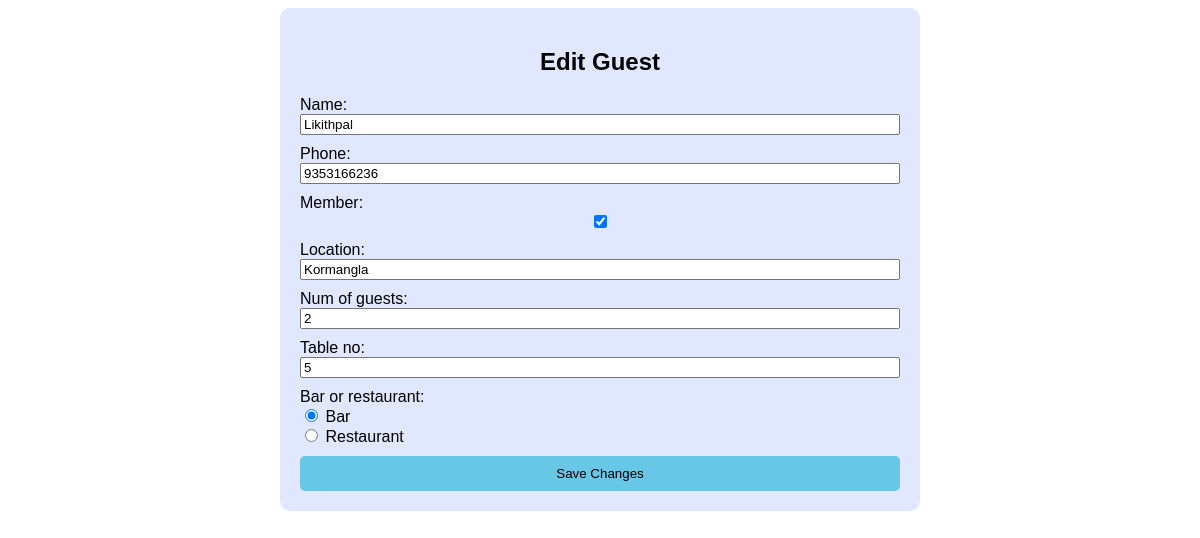
Screenshot of /edit_guest/19/ with the database file from the repository.
### crm/models.py (models this page shows, shortened)
class Guest(models.Model):
    name = models.CharField(max_length=100)
    phone = models.CharField(max_length=15)
    member = models.BooleanField(default=False)
    location = models.CharField(max_length=100)
    num_of_guests = models.IntegerField()
    table_no = models.CharField(max_length=10)
    bar_or_restaurant = models.CharField(max_length=15)
    date_time = models.DateTimeField(auto_now_add=True)
    is_deleted = models.BooleanField(default=False)
    deleted_at = models.DateTimeField(null=True, blank=True)

### crm/views.py (the view)
# urls.py: path('edit_guest/<int:id>/', views.edit_guest, name='edit_guest'),
def edit_guest(request, id):
    guest = Guest.objects.get(id=id)
    if request.method == 'POST':
        form = GuestForm(request.POST, instance=guest)
        if form.is_valid():
            form.save()
            return redirect('index')
    else:
        form = GuestForm(instance=guest)
    return render(request, 'crm/edit_guest.html', {'form': form})

### crm/forms.py (shortened to what this page needs)
class GuestForm(forms.ModelForm):
    class Meta:
        model = Guest
        fields = '__all__'
        widgets = {
            'bar_or_restaurant': forms.RadioSelect(choices=[('Bar', 'Bar'), ('Restaurant', 'Restaurant')]),
        }

### crm/templates/crm/edit_guest.html (shortened to what this page needs)
<!DOCTYPE html>
<html>
<head>
</head>
<body>
    <div class="form-container">
        <div class="header">
            <h2>Edit Guest</h2>
        </div>
        <form method="post">
            <div>
                {{ form.name.label_tag }} {{ form.name }}
            </div>
            <div>
                {{ form.phone.label_tag }} {{ form.phone }}
            </div>
            <div>
                {{ form.member.label_tag }} {{ form.member }}
            </div>
            <div>
                {{ form.location.label_tag }} {{ form.location }}
            </div>
            <div>
                {{ form.num_of_guests.label_tag }} {{ form.num_of_guests }}
            </div>
            <div>
                {{ form.table_no.label_tag }} {{ form.table_no }}
            </div>
            <div>
                {{ form.bar_or_restaurant.label_tag }} {{ form.bar_or_restaurant }}
            </div>
            <div class="submit-button-container">
                <button type="submit" class="submit-button">Save Changes</button>
            </div>
        </form>
    </div>
</body>
</html>

### crm/templates/crm/edit_guest.html (style rules this page uses)
body { font-family: Arial, sans-serif; }
.form-container { background: #E0E7FF; padding: 20px; border-radius: 10px; max-width: 600px; margin: auto; }
.form-container form { display: flex; flex-direction: column; gap: 10px; }
.form-container form div { display: flex; flex-direction: column; }
.header { text-align: center; margin-bottom: 20px; }
.submit-button-container { display: flex; justify-content: flex-end; }
.submit-button { background-color: #68c6e6; color: black; border: none; padding: 10px 20px; border-radius: 5px; cursor: pointer; }

### rows the page displays
Guest: name "Likithpal", phone "9353166236", member "☑", location "Kormangla", num_of_guests "2", table_no "5", bar_or_restaurant "☑ Bar ☐ Restaurant"
